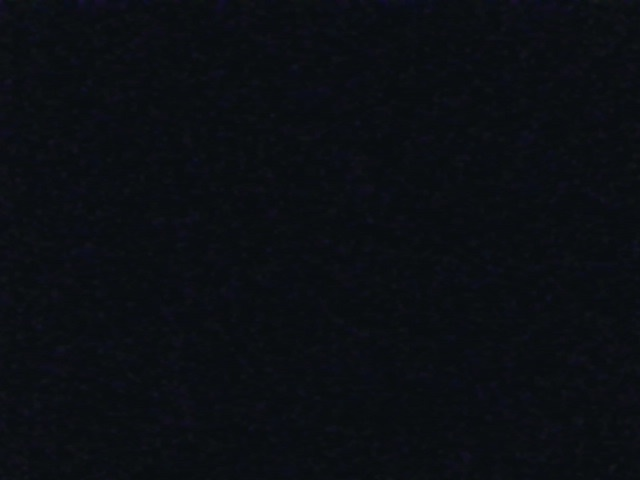
#> input picture Practice_sessions/images.jpg, 640 x 480 px, found by its file name
$ python s.py
#> lines starting #> are read from the running program, lines starting #| are printed output that depends on the picture
import cv2

# Load an image
img = cv2.imread(r"Computer Vision/images.jpg")   # Replace with your file path
#> img is the input picture: shape (480, 640, 3); mean B, G, R 19, 14.2, 11

# Check if the image loaded correctly
if img is None:
    print("Error: Could not read image.")
    exit()

# Resize image (width=300, height=300)
resized = cv2.resize(img, (300, 300))
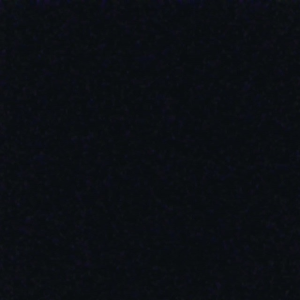
#> resized: shape (300, 300, 3); mean B, G, R 19, 14.2, 11

# Show both
cv2.imshow("Original", img)
cv2.imshow("Resized", resized)

# Wait for a key press
cv2.waitKey(0)
cv2.destroyAllWindows()

# Optional: Save the resized image
cv2.imwrite("resized_output.jpg", resized)
